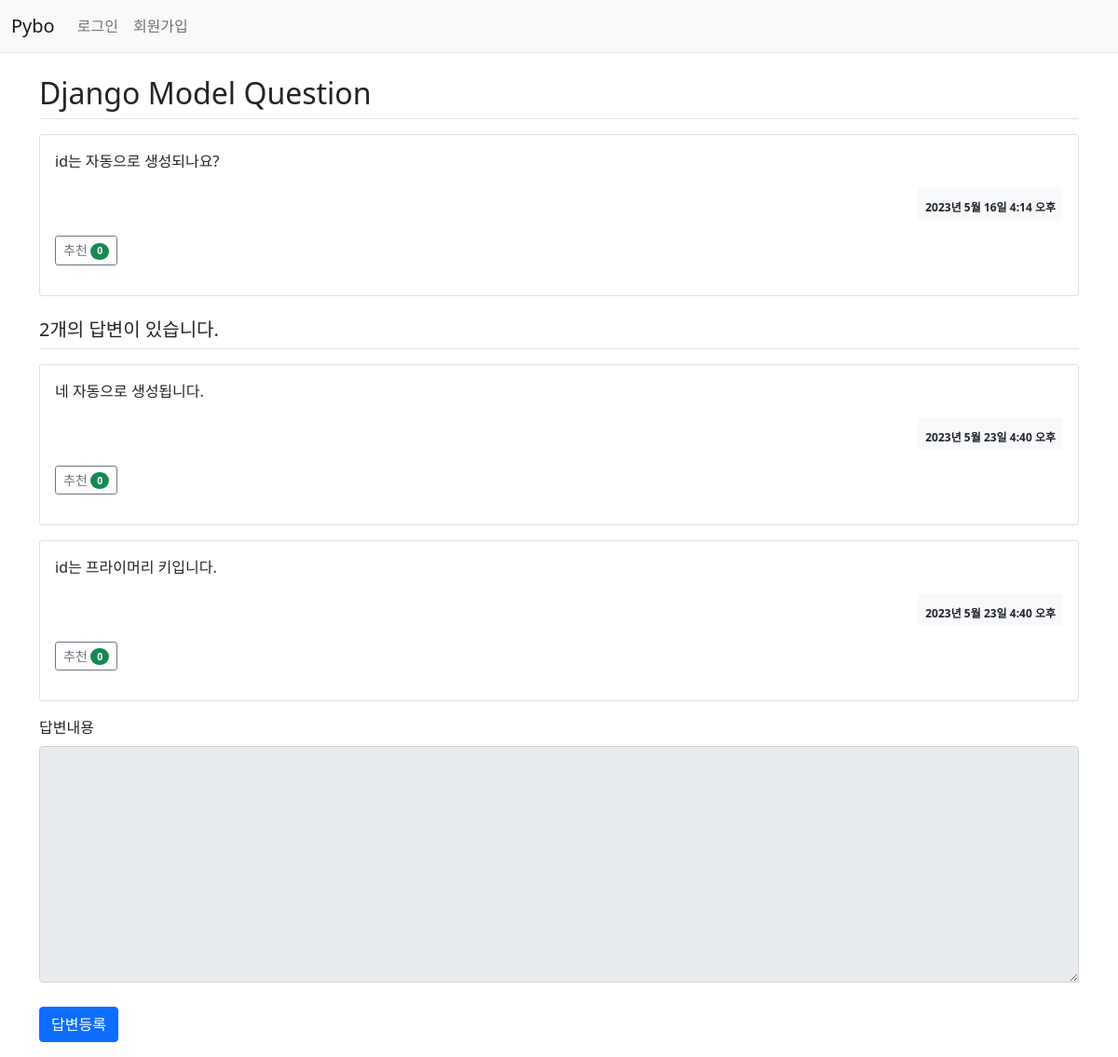
The app's page /2/, older data.
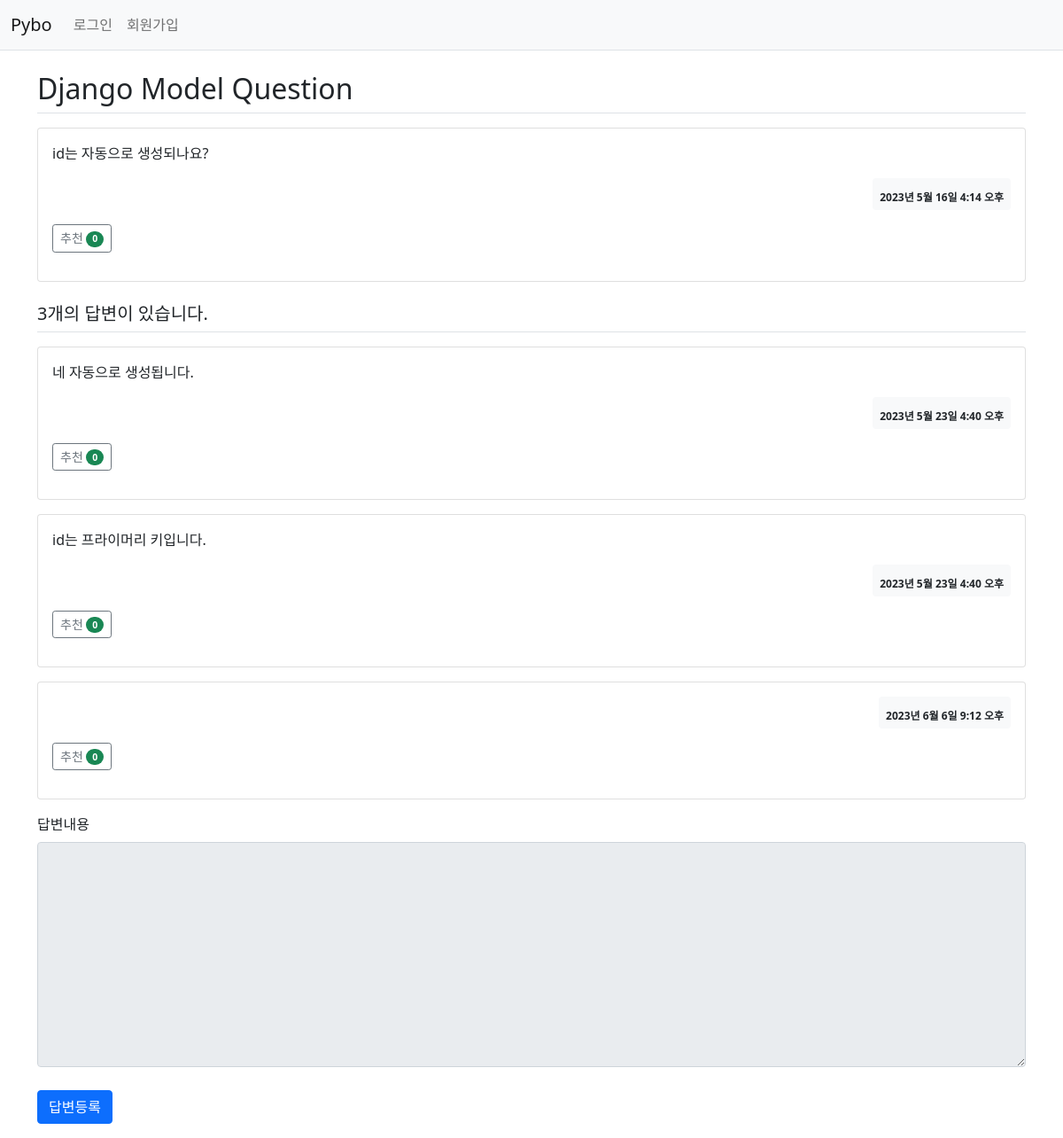
The same page, newer data.
### pybo/models.py (models this page shows, shortened)
class Question(models.Model):
    author = models.ForeignKey(User, on_delete=models.CASCADE, related_name='author_question')
    subject = models.CharField(max_length=200)
    content = models.TextField()
    create_date = models.DateTimeField()
    modify_date = models.DateTimeField(null=True, blank=True)
    voter = models.ManyToManyField(User, related_name='voter_question')

class Answer(models.Model):
    author = models.ForeignKey(User, on_delete=models.CASCADE, related_name='author_answer')
    question = models.ForeignKey(Question, on_delete=models.CASCADE)
    content = models.TextField()
    create_date = models.DateTimeField()
    modify_date = models.DateTimeField(null=True, blank=True)
    voter = models.ManyToManyField(User, related_name='voter_answer')

### pybo/views/base_views.py (the view)
def detail(request, question_id):
    question = get_object_or_404(Question, pk=question_id)
    context = {'question': question}
    return render(request, 'pybo/question_detail.html', context)

### pybo/templatetags/pybo_filter.py (called while the page is built)
@register.filter
def mark(value):
    extensions = ["nl2br", "fenced_code"]
    return mark_safe(markdown.markdown(value, extensions=extensions))

### templates/pybo/question_detail.html (shortened to what this page needs)
{% extends 'base.html' %}
{% load pybo_filter %}
{% block content %}
<div class="container my-3">
    <h2 class="border-bottom py-2">{{ question.subject }}</h2>
    <div class="card my-3">
        <div class="card-body">
            <div class="card-text">{{ question.content|mark }}</div>
            <div class="d-flex justify-content-end">
                <div class="badge bg-light text-dark p-2 text-start">
                    <div>{{ question.create_date }}</div>
                </div>
            </div>
            <div class="my-3">
                <a href="javascript:void(0)" data-uri="{% url 'pybo:question_vote' question.id  %}"
                   class="recommend btn btn-sm btn-outline-secondary"> 추천
                    <span class="badge rounded-pill bg-success">{{question.voter.count}}</span>
                </a>
            </div>
        </div>
    </div>
    <h5 class="border-bottom my-3 py-2">{{question.answer_set.count}}개의 답변이 있습니다.</h5>
    {% for answer in question.answer_set.all %}
    <div class="card my-3">
        <div class="card-body">
            <div class="card-text">{{ answer.content|mark }}</div>
            <div class="d-flex justify-content-end">
                <div class="badge bg-light text-dark p-2 text-start">
                    <div>{{ answer.create_date }}</div>
                </div>
            </div>
            <div class="my-3">
                <a href="javascript:void(0)" data-uri="{% url 'pybo:answer_vote' answer.id  %}"
                   class="recommend btn btn-sm btn-outline-secondary"> 추천
                    <span class="badge rounded-pill bg-success">{{answer.voter.count}}</span>
                </a>
            </div>
        </div>
    </div>
    {% endfor %}
    <form action="{% url 'pybo:answer_create' question.id %}" method="post" class="my-3">
        <div class="mb-3">
            <label for="content" class="form-label">답변내용</label>
            <textarea {% if not user.is_authenticated %}disabled{% endif %}
                      name="content" id="content" class="form-control" rows="10"></textarea>
        </div>
        <input type="submit" value="답변등록" class="btn btn-primary">
    </form>
</div>
{% endblock %}

Row changes from the older to the newer data that the page shows:
computed for Question "Django Model Question": answer_set.count "2" → "3"
added Answer: create_date "2023년 6월 6일 9:12 오후", voter.count "0"
